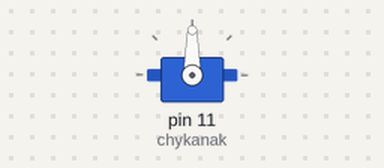
Simulated run of this sketch. Board: Arduino Mega 2560, built with avr-gcc and run on an emulated ATmega2560. Parts: servo.

Above: at 0.05 s.
Timing chart, 0 to 4.6 s (numbered marks = the images above):
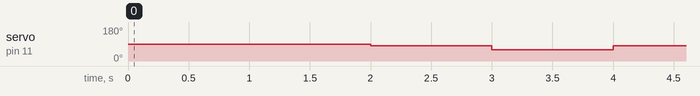

The sketch:

prob2.ino
```cpp
#include<Servo.h>
Servo barmak[5],kist,plecho,nizPlecho,koltuk,chykanak,ooz;
Servo MoyunOngoSolgo,MoyunOydoYldyi,KozOngoSolgo,KozOydoYldyi;
Servo SolBarmak[5],SolKist,SolChykanak,SolPlecho,SolNizPlecho,SolKoltuk;
char val;
int gradus=0,grad2;
void connectOnBarmak(){
    int j=6;
  for(int i=0;i<5;i++,j++){
    barmak[i].attach(j);
    }
  }
void connectSolBarmak(){
  SolBarmak[0].attach(18);
  SolBarmak[1].attach(20);
  SolBarmak[2].attach(22);
  SolBarmak[3].attach(23);
  SolBarmak[4].attach(24);

  }


  //-------------------------------------------

  int ChangeCharToNumber(char val2){
  if(val=='0') return 0;
  if(val=='1') return 1;
  if(val=='2') return 2;
  if(val=='3') return 3;
  if(val=='4') return 4;
  if(val=='5') return 5;
  if(val=='6') return 6;
  if(val=='7') return 7;
  if(val=='8') return 8;
  if(val=='9') return 9;
  }

  void AdamgaKarapKyimyldoo(){
 if(Serial.available()){
    val=Serial.read();
    if(val!=' '){
    gradus=gradus*10+ChangeCharToNumber(val);
    }
     else{
    grad2=map(gradus,0,530,70,120);
     gradus=0;
    }
  MoyunOngoSolgo.write(grad2);
   }
    }
   void salam(){
    plecho.attach(2);
    plecho.write(90);
    delay(1000);
    plecho.write(130);
    delay(6000);
    plecho.write(90);
    delay(1000);
    plecho.detach();
    }
  //-------------------------------------------

void setup() {
  Serial.begin(9600);
//  SolPlecho.attach(25);
//  SolNizPlecho.attach(26);
//  kist.attach(5);
//SolChykanak.attach(17);
//KozOngoSolgo.attach(15);
//MoyunOydoYldyi.attach(12);
//    plecho.attach(2);
chykanak.attach(11);
//connectSolBarmak();
//ooz.attach(14);
//SolKist.attach(19);
//SolKoltuk.attach(30);
//connectSolBarmak();
//MoyunOngoSolgo.attach(13);
//  nizPlecho.attach(3);
//  koltuk.attach(4);
}
void probPlecho(){
  plecho.write(80);
   delay(3000);
   plecho.write(100);
   delay(6000);
  }
void ooz_kuimul()
{
    ooz.write(100);
    delay(200);
    ooz.write(40);
    delay(200);
    }
void probNizPlecho(){
   nizPlecho.write(90);
   delay(3000);
   nizPlecho.write(130);
   delay(3000);
  }

void probOnKistPales(){
  //  kist.write(10);
//  delay(1000);
//  for(int i=0;i<5;i++){
//    barmak[i].write(10);
//    }
//   delay(1000);
//    kist.write(170);
//  delay(1000);
//  for(int i=0;i<5;i++){
//    barmak[i].write(80);
//    }
//   delay(1000);
  }
  void probSolKistPales(){
  SolKist.write(10);
  delay(1000);
  for(int i=0;i<5;i++){
    SolBarmak[i].write(10);
    }
   delay(1000);
   SolKist.write(170);
  delay(1000);
  for(int i=0;i<5;i++){
    SolBarmak[i].write(90);
    }
   delay(1000);
  }
void probKoltuk(){
  koltuk.write(50);
  delay(3000);
  koltuk.write(80);
  delay(3000);
 }
void probChykanak(){
chykanak.write(50);
delay(2000);
chykanak.write(100);
delay(2000);
}
void MoyunOngoSolgoProb(){
  for(int grad=70;grad<125;grad+=5){
      MoyunOngoSolgo.write(grad);
      delay(100);
    }
    for(int grad=120;grad>=70;grad-=5){
      MoyunOngoSolgo.write(grad);
      delay(100);
    }
  }
void MoyunOydoYldyiProb(){
  MoyunOydoYldyi.write(50);
  delay(1000);
  MoyunOydoYldyi.write(110);
  delay(1000);
  }
void KozOngoSolgoProb(){
  KozOngoSolgo.write(130);
delay(1000);
KozOngoSolgo.write(80);
delay(1000);
  }
void SolChykanakProb(){
  SolChykanak.write(50);
delay(2000);
SolChykanak.write(100);
delay(2000);
  }
void SolNizPlechoProb(){
  SolNizPlecho.write(90);
delay(2000);
SolNizPlecho.write(130);
delay(2000);
  }
void SolPlechoProb(){
SolPlecho.write(90);
delay(2000);
SolPlecho.write(130);
delay(2000);
  }
void SolKoltukProb(){
  SolKoltuk.write(50);
  delay(2000);
  SolKoltuk.write(80);
  delay(2000);
  }
void loop() {
//  SolNizPlecho.write(90);
//probSolKistPales();
//KozOngoSolgo.write(100);
//SolPlecho.write(90);
//MoyunOngoSolgo.write(70);
//AdamgaKarapKyimyldoo();
//  delay(1000);
//  MoyunOngoSolgo.write(80);
//  delay(1000);
//plecho.write(110);
// connectSolBarmak();
//delay(2000);
//probSolKistPales();
//// delay(2000);
//koltuk.attach(4);
//  chykanak.attach(11);
//
   koltuk.write(60);
   delay(2000);
   for(int i=0;i<5;i++){
   chykanak.write(80);
   delay(1000);
   chykanak.write(60);
   delay(1000);}

   koltuk.detach();
  chykanak.detach();
}
```

Measured:
- by itself, servo on pin 11 (chykanak): alternates 80° for 1.0 s and 60° for 1.0 s, 10 changes in all, then stays 60°
